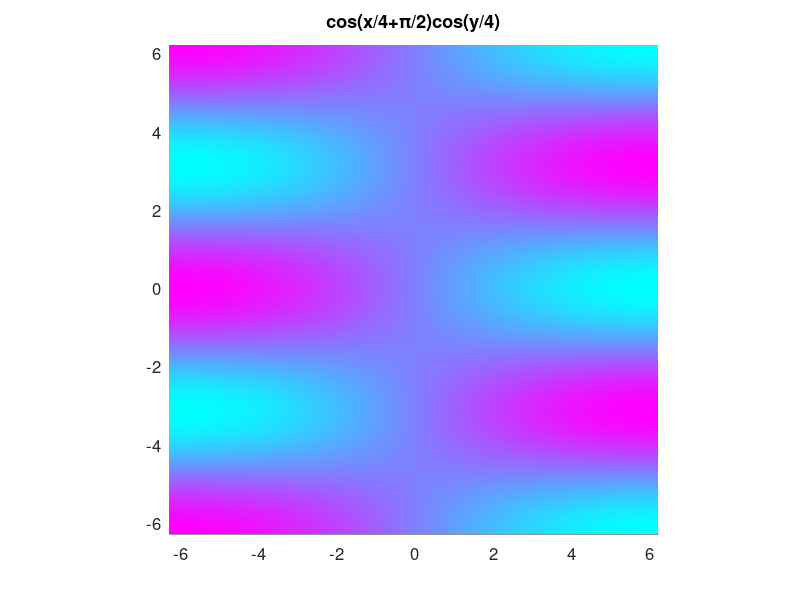

This figure's MATLAB source:
x=-2*pi:0.1:2*pi; y=x; [X,Y]=meshgrid(x,y);
figure(11); surf(X,Y,cos(X)); colormap cool; 
view(0,90); shading interp; axis image; title('cos(x)'); 
%%
surf(X,Y,cos(X/4+pi/2).*cos(Y)); colormap cool; 
view(0,90); shading interp; axis image; 
set(gca,'fontsize',12); 
title('cos(x/4+\pi/2)cos(y/4)'); 